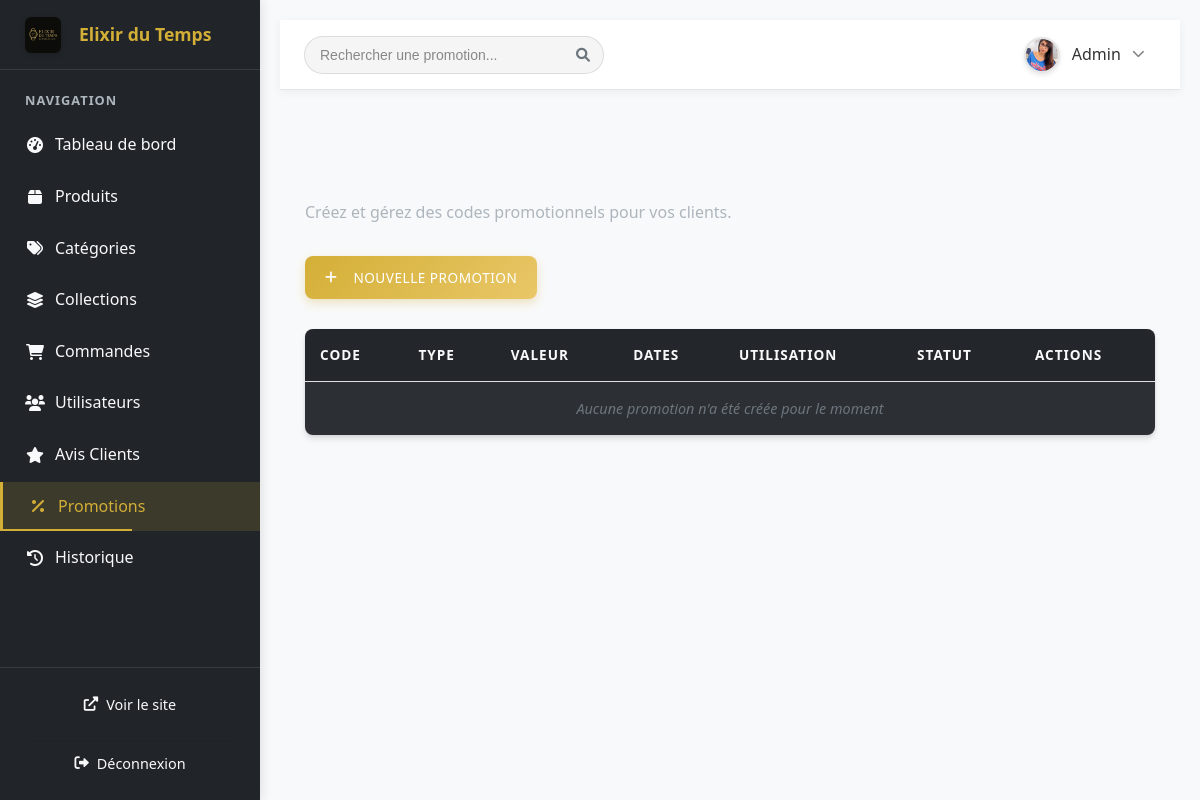
The app's page /public/admin/promotions.php (signed in) with its own data.
### tables this page shows
CREATE TABLE utilisateurs (
    id INT AUTO_INCREMENT PRIMARY KEY,
    nom VARCHAR(100) NOT NULL,
    prenom VARCHAR(100),
    email VARCHAR(255) NOT NULL UNIQUE,
    mot_de_passe VARCHAR(255) NOT NULL,
    telephone VARCHAR(20),
    adresse TEXT,
    code_postal VARCHAR(10),
    ville VARCHAR(100),
    pays VARCHAR(100) DEFAULT 'France',
    date_creation DATETIME DEFAULT CURRENT_TIMESTAMP,
    date_modification DATETIME ON UPDATE CURRENT_TIMESTAMP,
    role ENUM('client', 'admin', 'manager') DEFAULT 'client',
    actif BOOLEAN DEFAULT TRUE,
    INDEX idx_email (email)
);

### public/admin/promotions.php (the view, shortened to what this page needs)
<?php
require_once '../../php/config/database.php';
$promotions = [];
try {
    $stmt = $pdo->query("SELECT * FROM promotions ORDER BY created_at DESC");
    $promotions = $stmt->fetchAll(PDO::FETCH_ASSOC);
} catch (PDOException $e) {
    $notification = [
        'type' => 'error',
        'message' => "Erreur lors de la récupération des promotions: " . $e->getMessage()
    ];
    if (strpos($e->getMessage(), "Column not found") !== false) {
        try {
            $columns = $pdo->query("SHOW COLUMNS FROM promotions")->fetchAll(PDO::FETCH_COLUMN, 0);
            $notification['message'] .= "<br>Colonnes disponibles: " . implode(", ", $columns);
        } catch (Exception $e2) {
            $notification['message'] .= "<br>La table 'promotions' n'existe peut-être pas.";
        }
    }
}
?>
<!DOCTYPE html>
<html lang="fr">
<head>
    <link rel="stylesheet" href="css/admin.css">
    <link rel="stylesheet" href="css/tables.css">
    <link rel="stylesheet" href="css/sidebar.css">
    <link rel="stylesheet" href="css/header.css">
    <link rel="stylesheet" href="https://cdnjs.cloudflare.com/ajax/libs/font-awesome/6.0.0/css/all.min.css">
    <link rel="stylesheet" href="https://cdn.jsdelivr.net/npm/flatpickr/dist/flatpickr.min.css">
</head>
<body>
    <div class="admin-container">
        <?php
        include 'templates/sidebar.php';
        ?>
        <main class="main-content">
            <?php
            $admin_root = '';
            $search_placeholder = "Rechercher une promotion...";
            $search_action = "promotions.php";
            $search_param = "search";
            $search_value = isset($_GET['search']) ? $_GET['search'] : '';
            include 'templates/header.php';
            ?>
            <div class="dashboard">
                <h1>Gestion des Promotions</h1>
                <p>Créez et gérez des codes promotionnels pour vos clients.</p>
                <div class="form-toggle">
                    <button id="toggleForm" class="btn btn-primary">
                        <i class="fas fa-plus"></i> Nouvelle promotion
                    </button>
                </div>
                <div class="table-container">
                    <table class="data-table">
                        <thead>
                            <tr>
                                <th>Code</th>
                                <th>Type</th>
                                <th>Valeur</th>
                                <th>Dates</th>
                                <th>Utilisation</th>
                                <th>Statut</th>
                                <th>Actions</th>
                            </tr>
                        </thead>
                        <tbody>
                            <?php if (empty($promotions)): ?>
                                <tr>
                                    <td colspan="7" class="empty-table">Aucune promotion n'a été créée pour le moment</td>
                                </tr>
                            <?php endif; ?>
                        </tbody>
                    </table>
                </div>
            </div>
        </main>
    </div>
</body>
</html>

### public/admin/templates/header.php (shortened to what this page needs)
<?php
if (!isset($userInfo) && isset($_SESSION['user_id'])) {
    $userId = $_SESSION['user_id'];
    try {
        $userStmt = $pdo->prepare("SELECT id, nom, prenom, email, photo, role FROM utilisateurs WHERE id = ?");
        $userStmt->execute([$userId]);
        $userInfo = $userStmt->fetch();
    } catch (PDOException $e) {
        error_log("Erreur lors de la récupération des informations utilisateur: " . $e->getMessage());
        $userInfo = null;
    }
}
?>
<header class="main-header">
    <div class="header-search">
        <form action="<?= isset($search_action) ? $search_action : $admin_root . 'search-results.php' ?>" method="GET">
            <input type="search"
                   name="<?= isset($search_param) ? $search_param : 'q' ?>"
                   placeholder="<?= isset($search_placeholder) ? $search_placeholder : 'Rechercher...' ?>"
                   value="<?= isset($search_value) ? htmlspecialchars($search_value) : '' ?>"
                   aria-label="Recherche">
            <button type="submit"><i class="fas fa-search"></i></button>
        </form>
    </div>
    <div class="user-dropdown" id="userProfileDropdown">
        <?php if (isset($userInfo) && !empty($userInfo['photo'])): ?>
            <img src="<?= $admin_root ?>../uploads/users/<?= htmlspecialchars($userInfo['photo']) ?>" alt="<?= htmlspecialchars($userInfo['prenom']) ?>" class="avatar">
        <?php else: ?>
            <img src="<?= $admin_root ?>../assets/img/favicon.ico" alt="Avatar" class="avatar">
        <?php endif; ?>
        <span class="username"><?= isset($userInfo) ? htmlspecialchars($userInfo['prenom']) : 'Admin' ?></span>
        <i class="fas fa-chevron-down dropdown-arrow"></i>
    </div>
</header>

### public/admin/css/admin.css (style rules this page uses)
:root { --primary-color: #d4af37; --primary-dark: #b79020; --primary-light: #f0e6c0; --secondary-color: #333; --text-color: #333; --bg-color: #f8f9fa; --sidebar-bg: #2c2c2c; --sidebar-active: #1a1a1a; --sidebar-text: #fff; --border-color: #e0e0e0; --card-bg: #fff; --danger-color: #dc3545; --success-color: #28a745; --warning-color: #ffc107; --info-color: #17a2b8; --box-shadow: 0 2px 10px rgba(0,0,0,0.1); --transition: all 0.3s ease; --primary: var(--primary-color); --danger: var(--danger-color); --danger-light: #ffebee; --success: var(--success-color); --warning: var(--warning-color); --sidebar-width: 260px; --header-height: 70px; --border-radius: 8px; --card-shadow: var(--box-shadow); --gray-50: #fafafa; --gray-100: #f8f9fa; --gray-200: #e9ecef; --gray-300: #dee2e6; --gray-400: #ced4da; --gray-500: #adb5bd; --gray-600: #6c757d; --gray-700: #495057; --gray-800: #343a40; --gray-900: #212529; --font-family: -apple-system, BlinkMacSystemFont, 'Segoe UI', Roboto, Oxygen, Ubuntu, sans-serif; }
* { margin: 0; padding: 0; box-sizing: border-box; }
body { font-family: 'Poppins', 'Segoe UI', sans-serif; color: var(--text-color); background-color: var(--bg-color); line-height: 1.6; }
.admin-container { display: flex !important; flex-direction: row !important; min-height: 100vh; }
.main-content { flex: 1; margin-left: 260px !important; padding: 20px; transition: var(--transition); width: calc(100% - 260px) !important; }
.main-header { height: 70px; display: flex; align-items: center; justify-content: space-between; background-color: #fff; box-shadow: 0 2px 4px rgba(0, 0, 0, 0.08); padding: 0 1.5rem; position: sticky; top: 0; z-index: 900; margin-bottom: 1.25rem; }
.header-search { position: relative; }
.header-search input { padding: 0.5rem 0.5rem 0.5rem 2rem; border-radius: 4px; border: 1px solid #ced4da; width: 250px; transition: all 0.2s ease; }
.header-search i { position: absolute; left: 0.75rem; top: 50%; transform: translateY(-50%); color: #6c757d; }
.user-dropdown { position: relative; }
.dashboard { padding: 20px 0; }
.dashboard h1 { font-size: 1.8rem; font-weight: 700; margin-bottom: 20px; color: var(--secondary-color); }
.data-table { width: 100%; border-collapse: collapse; }
.data-table th { text-align: left; padding: 12px 10px; font-weight: 500; color: #6c757d; border-bottom: 1px solid var(--border-color); font-size: 0.9rem; }
.data-table td { padding: 12px 10px; border-bottom: 1px solid var(--border-color); font-size: 0.9rem; }
.data-table tr:last-child td { border-bottom: none; }
.empty-table { text-align: center; padding: 20px 0; color: #6c757d; font-style: italic; }
.btn { display: inline-flex; align-items: center; justify-content: center; gap: 0.5rem; padding: 0.65rem 1.25rem; font-size: 0.95rem; font-weight: 500; border-radius: var(--border-radius); border: none; cursor: pointer; transition: all 0.3s ease; text-decoration: none !important; white-space: nowrap; box-shadow: 0 2px 4px rgba(0, 0, 0, 0.08); }
.btn i { position: relative; top: 1px; }
.btn-primary { background-color: var(--primary-color); color: white !important; }
button { font-family: inherit; font-size: inherit; }

### public/admin/css/tables.css (style rules this page uses)
.btn-primary { display: inline-block; background-color: var(--primary-color); color: var(--white); padding: 10px 15px; border-radius: 5px; font-weight: 500; transition: all 0.3s ease; }
.btn-primary i { margin-right: 8px; }
.table-container { background-color: var(--white); border-radius: 8px; box-shadow: var(--shadow); overflow: hidden; margin-bottom: 20px; }

### public/admin/css/sidebar.css (style rules this page uses)
:root { --dark-bg: #212529; --light-text: #f8f9fa; --gray-text: #adb5bd; --gold-color: #d4af37; }

### records on screen
utilisateurs: photo (picture), prenom "Admin"
